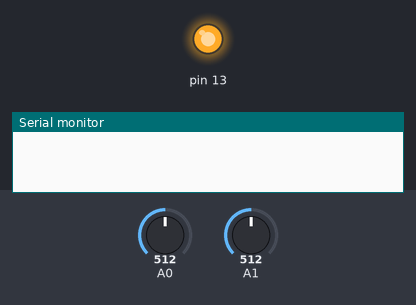
A sketch run on a simulated Arduino Uno, built with avr-gcc and run on an emulated ATmega328P. On the bench: output pins drawn as LEDs (lit = HIGH), the last lines printed to the serial monitor. Inputs (shaded band) come from the test bench; at power-on: A0 = 512, A1 = 512.

Above: at 0.1 s.
At 19.1 s:
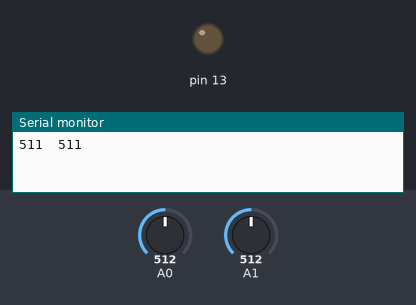
Timing chart, 0 to 20.6 s (numbered marks = the images above):
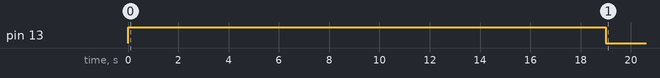

The sketch:

Prueba_SeguidorLinea.ino
```cpp
#include <QTRSensors.h>

// Define the number of sensors, samples per sensor, and the emitter pin
#define NUM_SENSORS             2
#define NUM_SAMPLES_PER_SENSOR  4
#define EMITTER_PIN             6

// Initialize the QTRSensorsAnalog object with the specified parameters
QTRSensorsAnalog qtra((unsigned char[]) {A0, A1}, NUM_SENSORS, NUM_SAMPLES_PER_SENSOR, EMITTER_PIN);
unsigned int sensorValues[NUM_SENSORS];

void setup()
{
  // Start the serial communication at 9600 baud rate
  Serial.begin(9600);

  // Set pin 13 as an output and turn it on
  pinMode(13, OUTPUT);
  digitalWrite(13, HIGH);
  delay(1000);  // Wait for 1 second

  // Calibration process
  for (int i = 0; i < 400; i++)
  {
    qtra.calibrate();  // Calibrate the sensors
    delay(20);  // Ensure time to move the surfaces over the sensors
  }

  // Turn off the LED on pin 13
  digitalWrite(13, LOW);
}

void loop()
{
  // Read the sensor values after calibration
  qtra.read(sensorValues);

  // Print the sensor values to the serial monitor
  for (int i = 0; i < NUM_SENSORS; i++)
  {
    Serial.print(sensorValues[i]);
    Serial.print('\t');
  }
  Serial.println();  // Print a newline character

  delay(500);  // Wait for 0.5 seconds before the next loop iteration
}
```
